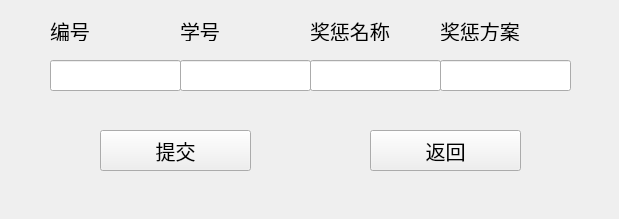
<?xml version="1.0" encoding="UTF-8"?>
<ui version="4.0">
 <class>Form</class>
 <widget class="QWidget" name="Form">
  <property name="geometry">
   <rect>
    <x>0</x>
    <y>0</y>
    <width>619</width>
    <height>219</height>
   </rect>
  </property>
  <property name="minimumSize">
   <size>
    <width>619</width>
    <height>219</height>
   </size>
  </property>
  <property name="maximumSize">
   <size>
    <width>619</width>
    <height>219</height>
   </size>
  </property>
  <property name="windowTitle">
   <string>Form</string>
  </property>
  <widget class="QLineEdit" name="lineEdit_1">
   <property name="geometry">
    <rect>
     <x>50</x>
     <y>60</y>
     <width>131</width>
     <height>31</height>
    </rect>
   </property>
  </widget>
  <widget class="QLineEdit" name="lineEdit_2">
   <property name="geometry">
    <rect>
     <x>180</x>
     <y>60</y>
     <width>131</width>
     <height>31</height>
    </rect>
   </property>
  </widget>
  <widget class="QLineEdit" name="lineEdit_3">
   <property name="geometry">
    <rect>
     <x>310</x>
     <y>60</y>
     <width>131</width>
     <height>31</height>
    </rect>
   </property>
  </widget>
  <widget class="QLineEdit" name="lineEdit_4">
   <property name="geometry">
    <rect>
     <x>440</x>
     <y>60</y>
     <width>131</width>
     <height>31</height>
    </rect>
   </property>
  </widget>
  <widget class="QPushButton" name="commit_Button">
   <property name="geometry">
    <rect>
     <x>100</x>
     <y>130</y>
     <width>151</width>
     <height>41</height>
    </rect>
   </property>
   <property name="font">
    <font>
     <family>楷体</family>
     <pointsize>15</pointsize>
    </font>
   </property>
   <property name="text">
    <string>提交</string>
   </property>
  </widget>
  <widget class="QPushButton" name="back_Button">
   <property name="geometry">
    <rect>
     <x>370</x>
     <y>130</y>
     <width>151</width>
     <height>41</height>
    </rect>
   </property>
   <property name="font">
    <font>
     <family>楷体</family>
     <pointsize>15</pointsize>
    </font>
   </property>
   <property name="text">
    <string>返回</string>
   </property>
  </widget>
  <widget class="QLabel" name="label">
   <property name="geometry">
    <rect>
     <x>50</x>
     <y>20</y>
     <width>71</width>
     <height>21</height>
    </rect>
   </property>
   <property name="font">
    <font>
     <family>楷体</family>
     <pointsize>15</pointsize>
    </font>
   </property>
   <property name="text">
    <string>编号</string>
   </property>
  </widget>
  <widget class="QLabel" name="label_2">
   <property name="geometry">
    <rect>
     <x>180</x>
     <y>20</y>
     <width>71</width>
     <height>21</height>
    </rect>
   </property>
   <property name="font">
    <font>
     <family>楷体</family>
     <pointsize>15</pointsize>
    </font>
   </property>
   <property name="text">
    <string>学号</string>
   </property>
  </widget>
  <widget class="QLabel" name="label_3">
   <property name="geometry">
    <rect>
     <x>310</x>
     <y>20</y>
     <width>81</width>
     <height>21</height>
    </rect>
   </property>
   <property name="font">
    <font>
     <family>楷体</family>
     <pointsize>15</pointsize>
    </font>
   </property>
   <property name="text">
    <string>奖惩名称</string>
   </property>
  </widget>
  <widget class="QLabel" name="label_4">
   <property name="geometry">
    <rect>
     <x>440</x>
     <y>20</y>
     <width>91</width>
     <height>21</height>
    </rect>
   </property>
   <property name="font">
    <font>
     <family>楷体</family>
     <pointsize>15</pointsize>
    </font>
   </property>
   <property name="text">
    <string>奖惩方案</string>
   </property>
  </widget>
 </widget>
 <resources/>
 <connections/>
</ui>
